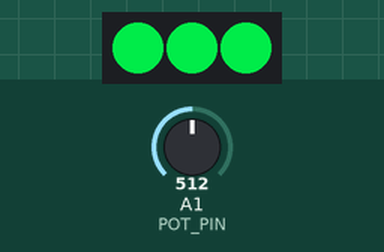
A sketch run on a simulated ATtiny85, built with avr-gcc and run on an emulated ATtiny85. Parts: 3 RGB LEDs in strip order, left to right. The test bench sets the inputs (shaded band); at power-on: A1 (POT_PIN) = 512. Dim RGB values are drawn brighter than linear.

Above: at 1.26 s.
1.3 s: A1 (POT_PIN) set to 1023
At 3.93 s:
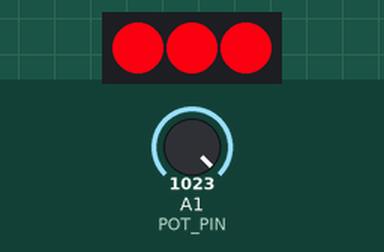
4.3 s: A1 (POT_PIN) set to 122
At 6.95 s:
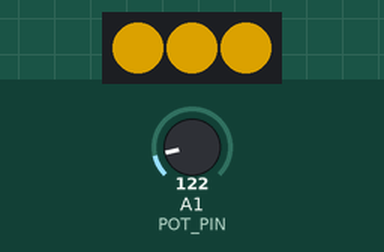
7.3 s: A1 (POT_PIN) set to 75
At 8.26 s:
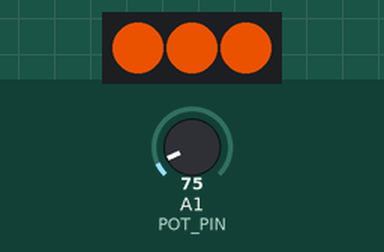
Timing chart, 0 to 10.5 s (numbered marks = the images above; inputs shaded):
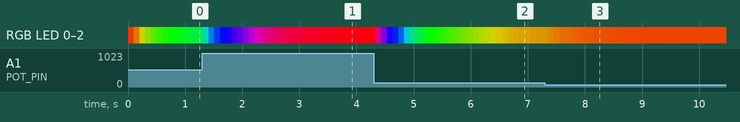

The sketch:

escargot.ino
```cpp
// (licence header left out)
#include <Adafruit_NeoPixel.h>
#ifdef __AVR__
  #include <avr/power.h>
#endif

#define PIXEL_PIN 1
#define POT_PIN A1

Adafruit_NeoPixel strip = Adafruit_NeoPixel(3, PIXEL_PIN, NEO_GRB + NEO_KHZ800);
unsigned int potAvg = analogRead(POT_PIN);

void setup() {
  //Serial.begin(9600);
  // This is for Trinket 5V 16MHz, you can remove these three lines if you are not using a Trinket
  #if defined (__AVR_ATtiny85__)
    if (F_CPU == 16000000) clock_prescale_set(clock_div_1);
  #endif

  strip.begin();
  strip.show();
}

void loop() {
  int pot = analogRead(POT_PIN);
  pot = xpavg(pot, potAvg);
  potAvg = (potAvg + pot) / 2;
  //Serial.println(potAvg);
  byte potMap = map(potAvg, 0, 1023, 0, 255);
  for(int i=0; i<strip.numPixels(); i++) {
      strip.setPixelColor(i, Wheel(potMap));
      //strip.setPixelColor(i, 255,255,255);
  }
  strip.show();
  delay(100);
}

// Input a value 0 to 255 to get a color value.
// The colours are a transition r - g - b - back to r.
uint32_t Wheel(byte WheelPos) {
  WheelPos = 255 - WheelPos;
  if(WheelPos < 85) {
    return strip.Color(255 - WheelPos * 3, 0, WheelPos * 3);
  }
  if(WheelPos < 170) {
    WheelPos -= 85;
    return strip.Color(0, WheelPos * 3, 255 - WheelPos * 3);
  }
  WheelPos -= 170;
  return strip.Color(WheelPos * 3, 255 - WheelPos * 3, 0);
}

int16_t xpavg(int16_t newdat, int16_t avg){

   // (3 * avg + 1 * newdat) / 4
   return( (((avg<<2) - avg + newdat) + 2) >> 2 );
}
```
